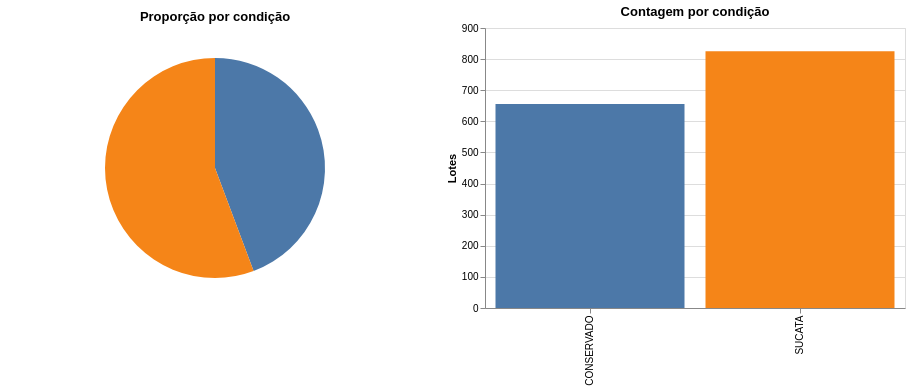

The code cell stored with this chart in its notebook:
### Markdown cell above
## 4. Condição dos veículos

### Code cell
cond_df = (
    df.groupby("condicao", as_index=False)
    .size()
    .rename(columns={"size": "lotes"})
)

pie = (
    alt.Chart(cond_df)
    .mark_arc(outerRadius=110)
    .encode(
        theta=alt.Theta("lotes:Q", stack=True),
        color=alt.Color("condicao:N", title="Condição"),
        tooltip=["condicao", alt.Tooltip("lotes:Q", format=",d")],
    )
    .properties(width=CHART_W, height=CHART_H, title="Proporção por condição")
)

bars = (
    alt.Chart(cond_df)
    .mark_bar()
    .encode(
        x=alt.X("condicao:N", title=""),
        y=alt.Y("lotes:Q", title="Lotes"),
        color=alt.Color("condicao:N", legend=None),
        tooltip=["condicao", alt.Tooltip("lotes:Q", format=",d")],
    )
    .properties(width=CHART_W, height=CHART_H, title="Contagem por condição")
)

pie | bars

### Figure 1 — Vega-Lite specification as saved in the notebook (floating-point values rounded to 4 significant figures)
{"config": {"view": {"continuousWidth": 300, "continuousHeight": 300}}, "hconcat": [{"mark": {"type": "arc", "outerRadius": 110}, "encoding": {"color": {"field": "condicao", "title": "Condição", "type": "nominal"}, "theta": {"field": "lotes", "stack": true, "type": "quantitative"}, "tooltip": [{"field": "condicao", "type": "nominal"}, {"field": "lotes", "format": ",d", "type": "quantitative"}]}, "height": 280, "title": "Proporção por condição", "width": 420}, {"mark": {"type": "bar"}, "encoding": {"color": {"field": "condicao", "legend": null, "type": "nominal"}, "tooltip": [{"field": "condicao", "type": "nominal"}, {"field": "lotes", "format": ",d", "type": "quantitative"}], "x": {"field": "condicao", "title": "", "type": "nominal"}, "y": {"field": "lotes", "title": "Lotes", "type": "quantitative"}}, "height": 280, "title": "Contagem por condição", "width": 420}], "data": {"name": "data-98c1e5cece4f065321f056dd0df30376"}, "$schema": "https://vega.github.io/schema/vega-lite/v6.4.1.json", "datasets": {"data-98c1e5cece4f065321f056dd0df30376": [{"condicao": "CONSERVADO", "lotes": 656}, {"condicao": "SUCATA", "lotes": 825}]}}
